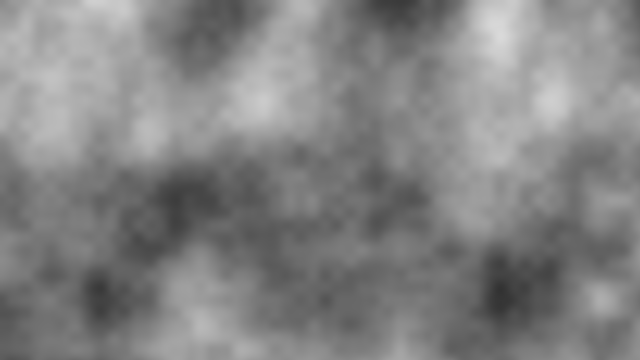
Frame 1 (no input)
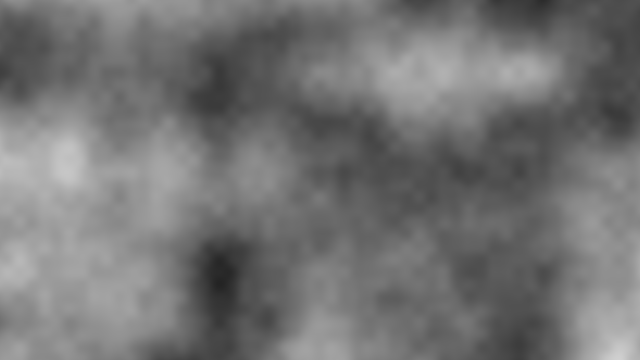
Frame 60 (the mouse pressed at the canvas centre just before this capture)
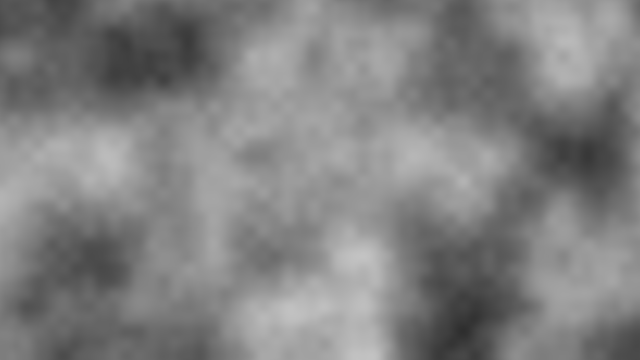
Frame 120 (the mouse held since frame 60 and released just before this capture)

The Processing sketch that drew these frames (run headless with seeded random() and noise(); from frame 60 on, the mouse is pressed at the canvas centre):

// Processing sketch: PerlinNoise2D
// ── PerlinNoise2D.pde


float xoff, yoff;
float zoff;
float xcounter = 0.0;
float ycounter = 0.0;
float tx = 0.0;
float ty = 1000.0;

void setup()
{
  
  size(640, 360);
  background(255);

}

void draw()
{
  
  loadPixels();
  xoff = 0.0 + xcounter;
  for (int x = 0; x < width; x++) {
    yoff = 1000.0 + ycounter;
    for (int y = 0; y < height; y++) {
      // float bright = random(255);
      float bright = map(noise(xoff,yoff,zoff), 0, 1, 0, 255);
      pixels[x+y*width] = color(bright);
      yoff += 0.01;
    }
    xoff += 0.01;
  }
  zoff += 0.1;
  updatePixels();
  xcounter = map(noise(tx), 0, 1, 0, width);
  ycounter = map(noise(ty), 0, 1, 0, height);
  tx += 0.0001;
  ty += 0.0001;
  //counter += 0.1 * (int(random(3)) - 1);

}
